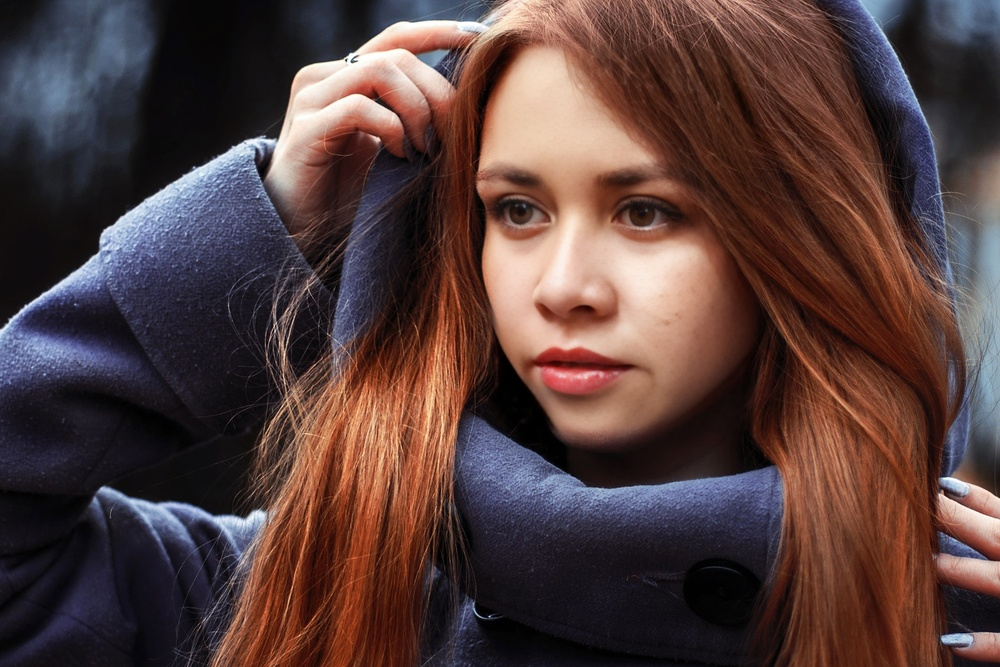
#> input picture Shar.jpg, 1000 x 667 px, shrunk from 2048 x 1365 before the run
$ jupyter execute OTSU_Method.ipynb
#> lines starting #> are read from the running program, lines starting #| are printed output that depends on the picture; after the words box and inside, x2 and y2 are one past the last pixel; in counts of white or black regions, pixels touching at a corner belong together
                                        EL MÉTODO OTSU EN EL PROCESAMIENTO DE IMÁGENES

El método de Otsu es una técnica de umbralización automática utilizada en procesamiento de imágenes para separar las regiones de interés de las regiones de fondo en una imagen en escala de grises. Fue propuesto por Nobuyuki Otsu en 1979 y se basa en la idea de "encontrar un umbral óptimo que minimice la varianza intra-clase o maximice la varianza inter-clase de los niveles de intensidad de píxeles." (Otsu, 1979)

El método de Otsu funciona de la siguiente manera:

1. Calcula el histograma de la imagen en escala de grises, que muestra la frecuencia de cada nivel de intensidad de píxel en la imagen.
2. Luego, calcula la probabilidad de ocurrencia de cada nivel de intensidad dividiendo el número de píxeles con esa intensidad por el número total de píxeles en la imagen.
3. A continuación, calcula la varianza intra-clase para cada nivel de intensidad posible como la suma ponderada de las varianzas de las clases separadas por el umbral.
4. Finalmente, selecciona el umbral que minimiza la varianza intra-clase o maximiza la varianza inter-clase.

El umbral óptimo resultante se utiliza para binarizar la imagen, es decir, convertirla en una imagen binaria donde los píxeles se clasifican como objetos de interés (blancos) o fondo (negros) según su intensidad con respecto al umbral.

En la sección de código de este archivo se expone un ejemplo de aplicación de este método en un caso práctico.

BIBLIOGRAFÍA

Otsu, N. (1979). A Threshold Selection Method from Gray-Level Histograms. IEEE Transactions on Systems, Man, and Cybernetics, 9(1), 62–66. https://doi.org/10.1109/TSMC.1979.4310076

[cell 1]
import cv2
import numpy as np
import matplotlib.pyplot as plt

def umb_otsu(img):
    _, img_umb_otsu = cv2.threshold(img, 0, 255, cv2.THRESH_BINARY + cv2.THRESH_OTSU)
    return img_umb_otsu

img_gray = cv2.imread('Shar.jpg', cv2.IMREAD_GRAYSCALE)
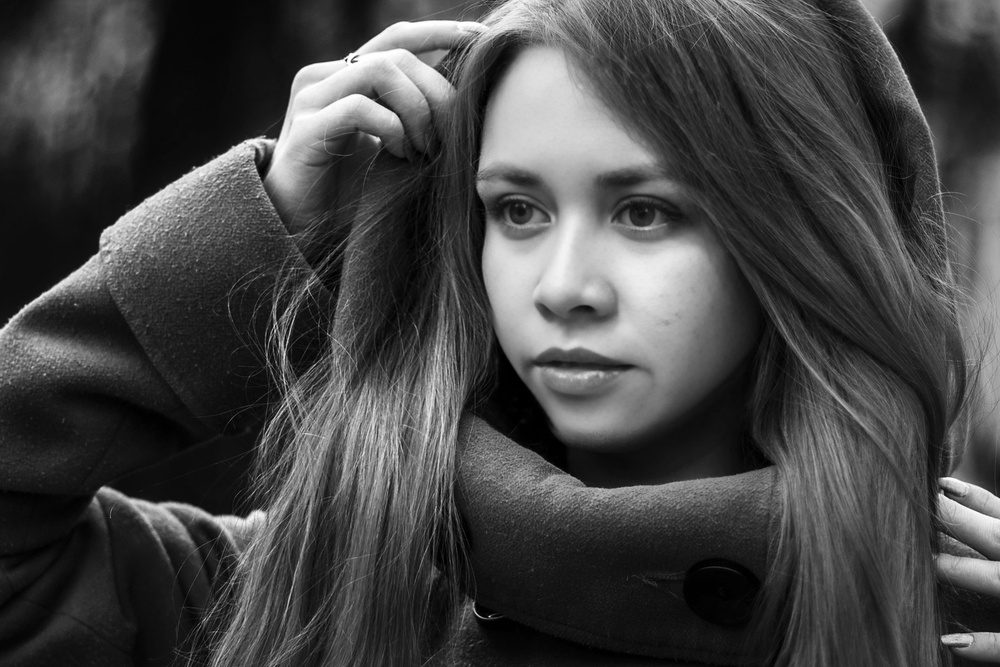
#> img_gray: shape (667, 1000); min 0, max 255, mean 68.6

plt.figure(figsize=(20, 14))

plt.subplot(1, 2, 1)
plt.imshow(img_gray, cmap="gray")
plt.title("Imagen Original")

plt.subplot(1, 2, 2)
plt.imshow(umb_otsu(img_gray), cmap="gray")
#> in umb_otsu, `_, img_umb_otsu = cv2.threshold(img, 0, 255, cv2.THRESH_BINARY + cv2.T..`:
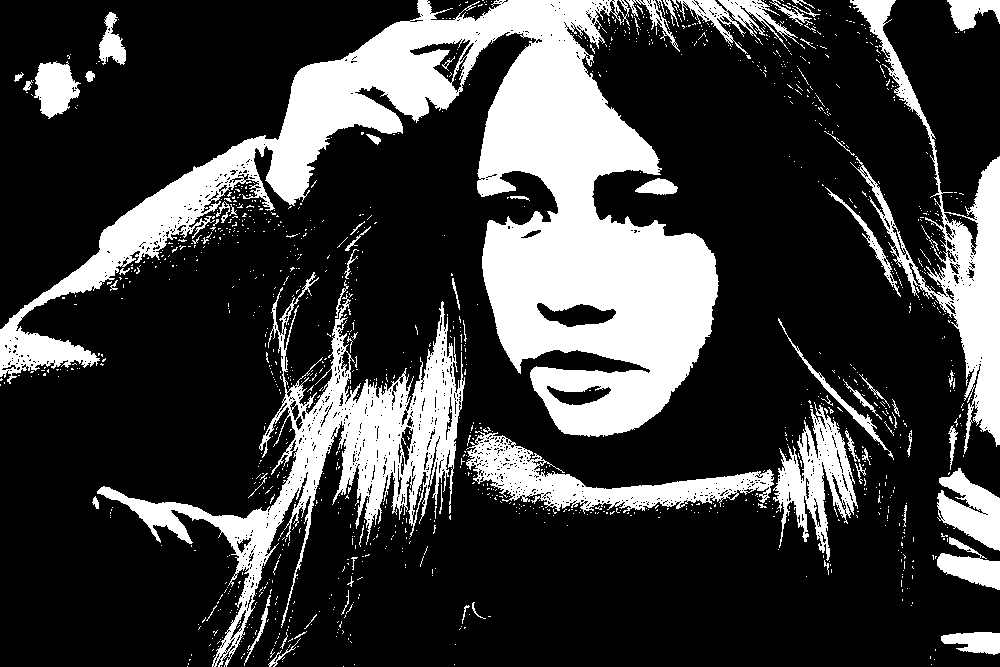
#> img_umb_otsu: shape (667, 1000); 24.2% white; 1297 white regions (1225 under 20 px), largest, box (x1, y1, x2, y2) and area: (0, 0, 719, 437) 88801, (97, 272, 465, 667) 25209, (850, 0, 1000, 454) 13686
plt.title("Umbralización OTSU")

plt.show()
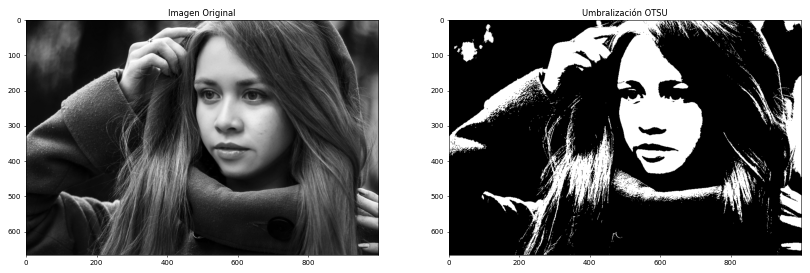
#> figure drawn by matplotlib, 2 panels

$ run again, with Capilla.jpg copied over Shar.jpg
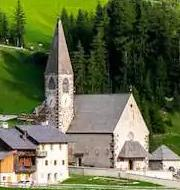
#> input picture Capilla.jpg, 180 x 190 px
#> in umb_otsu, `_, img_umb_otsu = cv2.threshold(img, 0, 255, cv2.THRESH_BINARY + cv2.T..`:
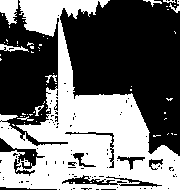
#> img_umb_otsu: shape (190, 180); 44.7% white; 61 white regions (52 under 20 px), largest, box (x1, y1, x2, y2) and area: (0, 0, 180, 190) 14466, (0, 0, 18, 25) 318, (0, 44, 29, 52) 106
#> `plt.show()`:
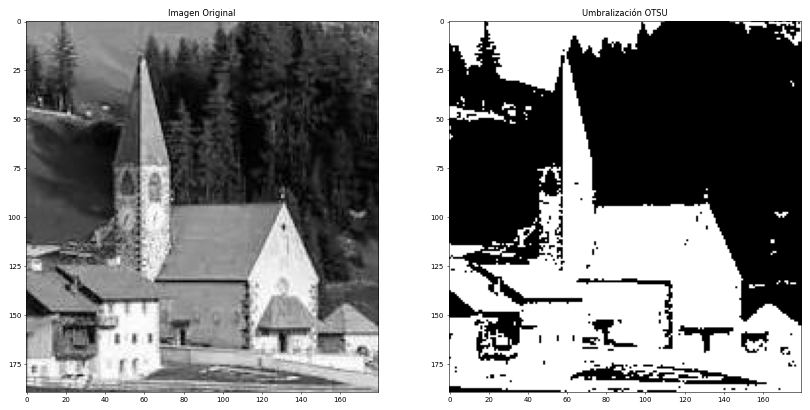
#> figure drawn by matplotlib, 2 panels

$ run again, with new_img.jpg copied over Shar.jpg
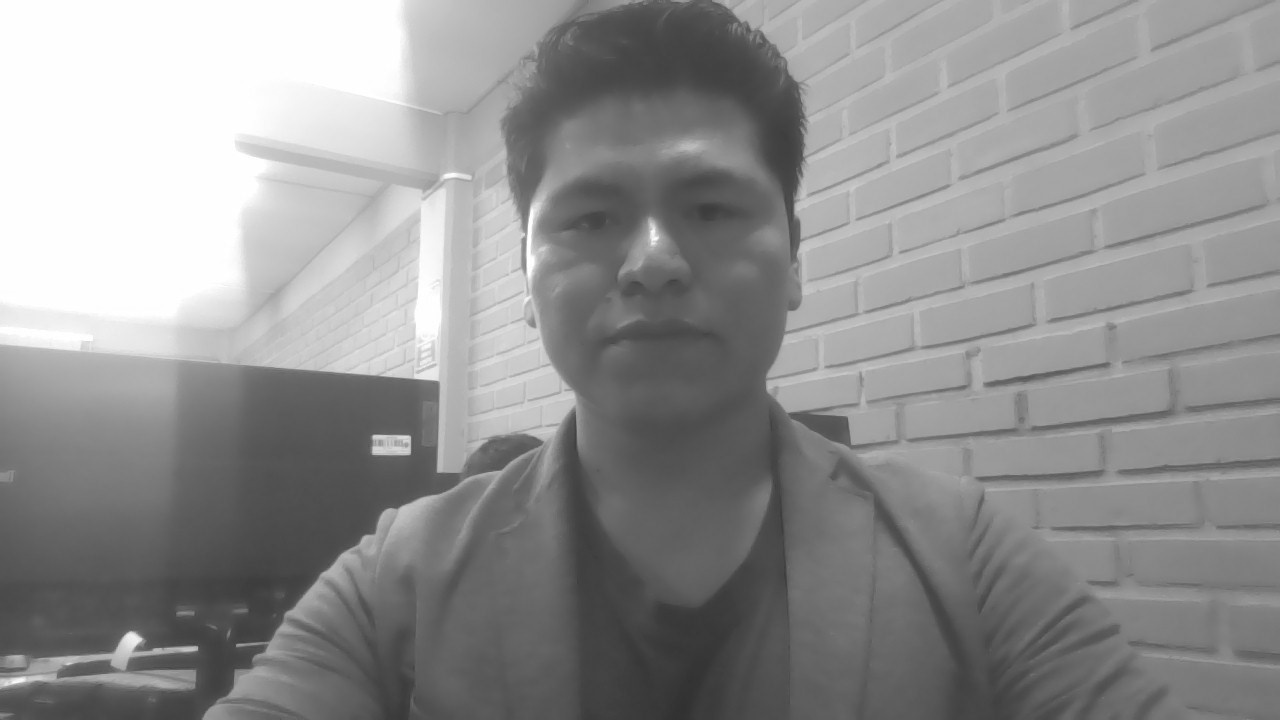
#> input picture new_img.jpg, 1280 x 720 px
#> img_gray is the input picture: shape (720, 1280); min 49, max 255, mean 144.7
#> in umb_otsu, `_, img_umb_otsu = cv2.threshold(img, 0, 255, cv2.THRESH_BINARY + cv2.T..`:
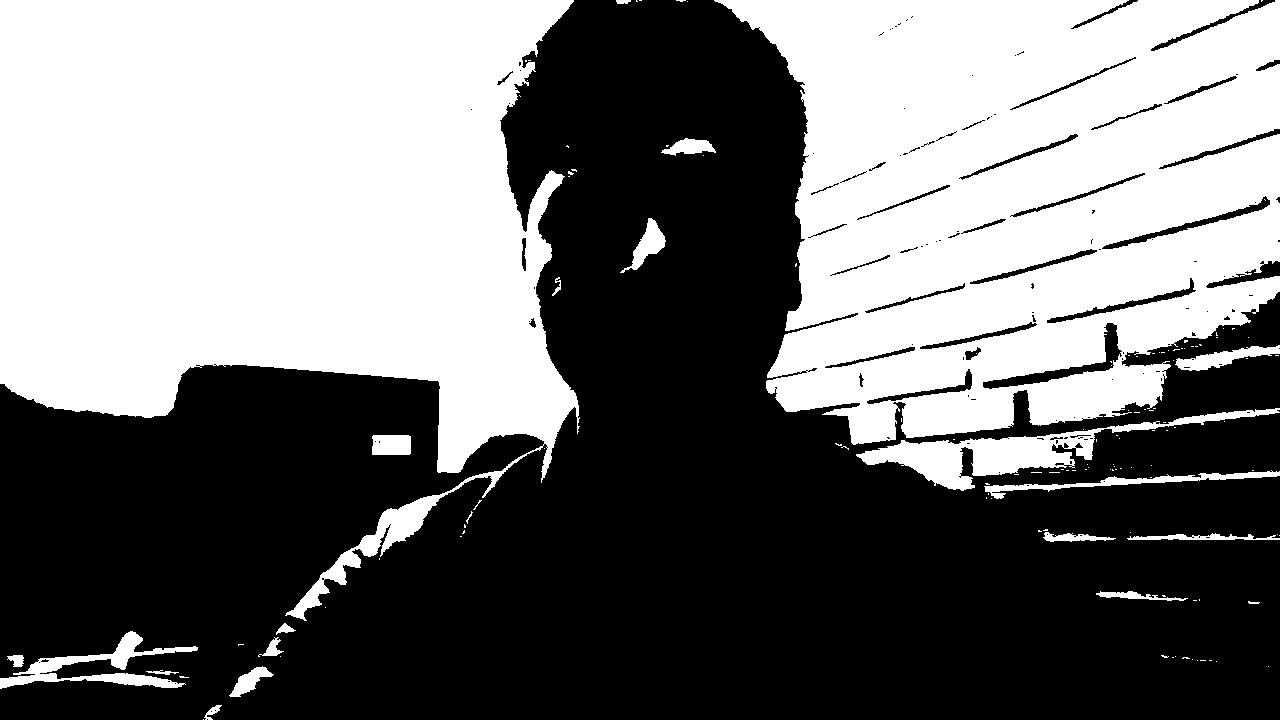
#> img_umb_otsu: shape (720, 1280); 45.9% white; 133 white regions (111 under 20 px), largest, box (x1, y1, x2, y2) and area: (0, 0, 580, 621) 218399, (714, 0, 1280, 445) 185137, (856, 408, 1280, 491) 7862
#> `plt.show()`:
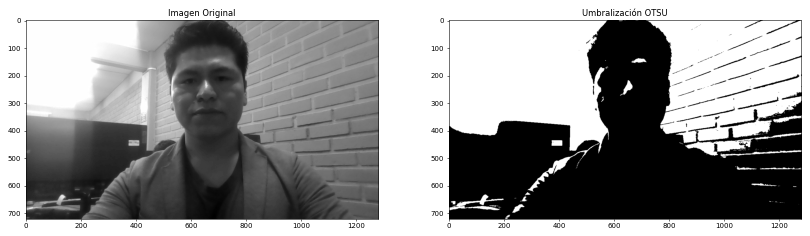
#> figure drawn by matplotlib, 2 panels
